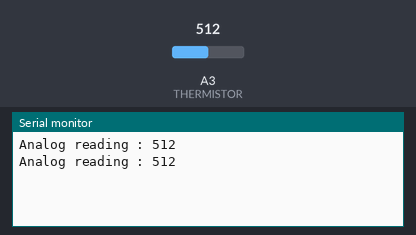
Bench run of a sketch on a simulated Arduino Uno, built with avr-gcc and run on an emulated ATmega328P. Parts: the last lines printed to the serial monitor. Inputs (shaded band) come from the test bench; at power-on: A3 (THERMISTOR) = 512.

Above: at 1.8 s.
1.9 s: A3 (THERMISTOR) set to 716
At 2.8 s:
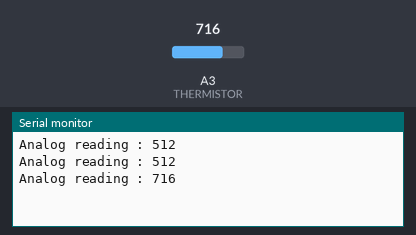
3.4 s: A3 (THERMISTOR) set to 900
At 4.6 s:
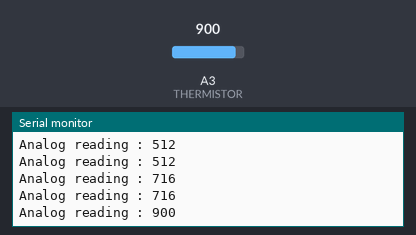
Timing chart, 0 to 6.4 s (numbered marks = the images above; inputs shaded):
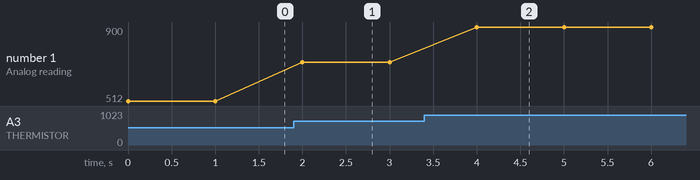

The sketch:

ex29.ino
```cpp
#define  THERMISTOR  A3
#define  R0  10000
#define  B    3435
#define  R1  10000
float T0 = 25;
float R;
float T;
float C;


void setup()  {
T0 = T0 + 273.15;
  Serial.begin(9600);
}

void loop() {
  int samples;
  samples = analogRead(THERMISTOR);
  Serial.print("Analog reading : ");
  Serial.println(samples);


  delay(1000);  // Wait for next sample
}
```

Measured:
- after the input at 1.9 s, the serial monitor: prints a new line after 0.10 s (image 1)
- after the input at 3.4 s, the serial monitor: prints a new line after 0.60 s (image 2)
- plotted number 1: 512 → 716 after the input at 1.9 s, 716 → 900 after the input at 3.4 s
